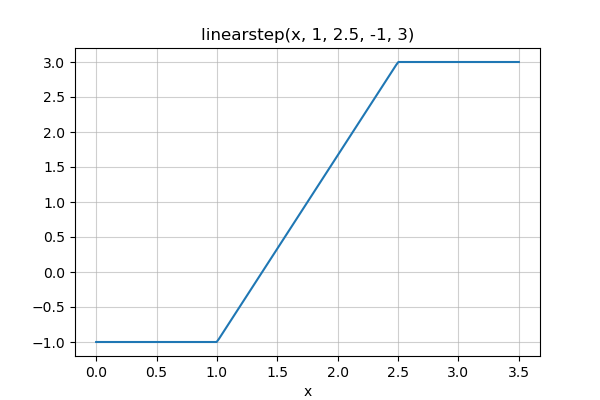

Here is the Python script that generated this plot:
import numpy as np
import matplotlib.pyplot as plt

from ufunclab import linearstep


a = 1.0
b = 2.5
fa = -1
fb = 3
x = np.linspace(0, 3.5, 201)
y = linearstep(x, a, b, fa, fb)

plt.figure(figsize=(6, 4))
plt.plot(x, y)

plt.title(f'linearstep(x, {a:g}, {b:g}, {fa:g}, {fb:g})')

plt.xlabel('x')
plt.grid(alpha=0.6)
# plt.show()
plt.savefig('linearstep_demo.png')
